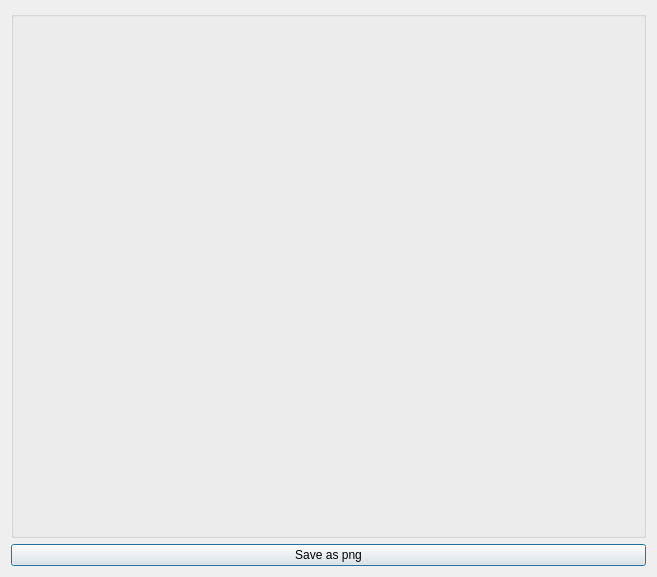
<?xml version="1.0" encoding="UTF-8"?>
<ui version="4.0">
 <class>backgroundSubsVisualization</class>
 <widget class="QDialog" name="backgroundSubsVisualization">
  <property name="geometry">
   <rect>
    <x>0</x>
    <y>0</y>
    <width>657</width>
    <height>577</height>
   </rect>
  </property>
  <property name="windowTitle">
   <string>backgroundSubstractionVisualization</string>
  </property>
  <layout class="QGridLayout" name="gridLayout_2">
   <item row="0" column="0">
    <layout class="QGridLayout" name="gridLayout">
     <item row="0" column="0">
      <widget class="QGroupBox" name="groupBox">
       <property name="title">
        <string/>
       </property>
       <layout class="QVBoxLayout" name="verticalLayout_2">
        <item>
         <layout class="QVBoxLayout" name="backgroundSubs_vbox"/>
        </item>
       </layout>
      </widget>
     </item>
     <item row="1" column="0">
      <widget class="QPushButton" name="saveButton">
       <property name="text">
        <string>Save as png</string>
       </property>
      </widget>
     </item>
    </layout>
   </item>
  </layout>
 </widget>
 <resources/>
 <connections/>
</ui>
